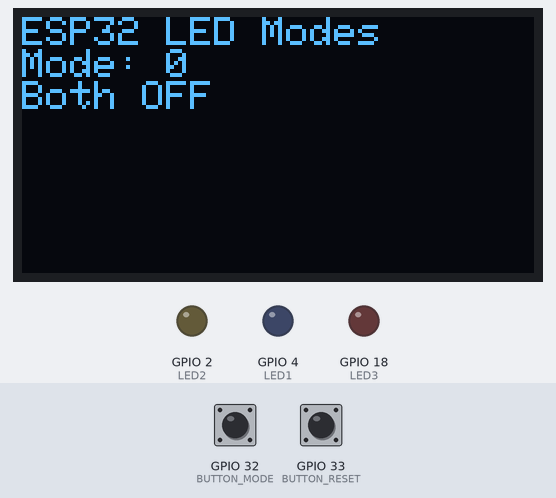
A program run on a simulated ESP32. On the bench: 128×64 one-colour display, output pins drawn as LEDs (lit = HIGH). Dashed ring = blinking. Inputs (shaded band) come from the test bench; at power-on: GPIO 32 (BUTTON_MODE) HIGH, GPIO 33 (BUTTON_RESET) HIGH. What the program prints to the serial monitor is not drawn.

Above: at 1.2 s.
1.3 s: GPIO 32 (BUTTON_MODE) pulled LOW for 0.15 s
At 1.93 s:
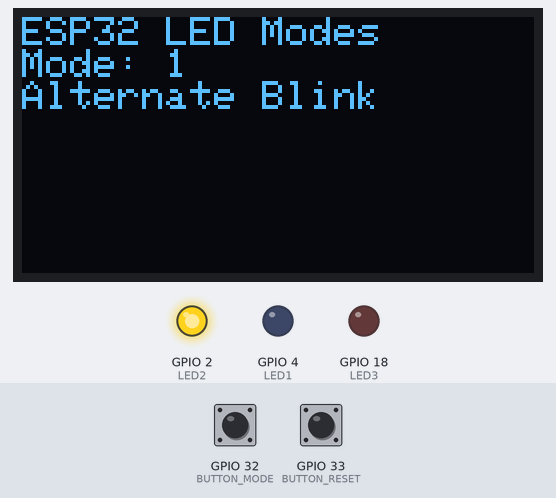
2.0 s: GPIO 33 (BUTTON_RESET) pulled LOW for 0.15 s
At 2.8 s:
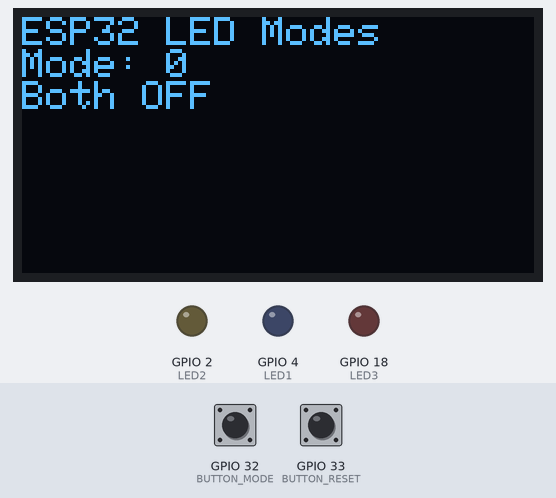
3.6 s: GPIO 32 (BUTTON_MODE) pulled LOW for 1 s
At 3.82 s:
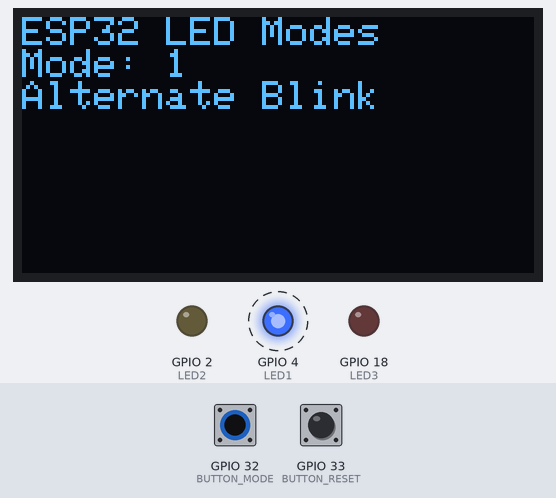
5.2 s: GPIO 33 (BUTTON_RESET) pulled LOW for 1 s
At 6.3 s:
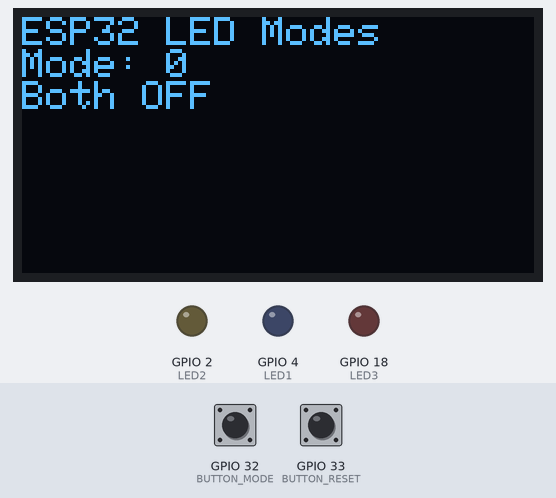
Timing chart, 0 to 8.2 s (numbered marks = the images above; inputs shaded):
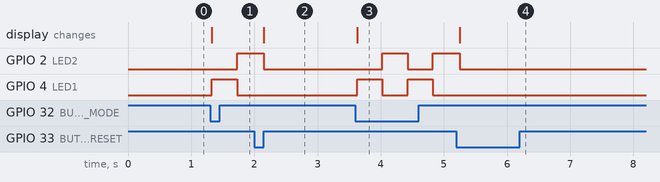

The program:

main.cpp
```cpp
/*
Assignment 1 - Task A
Name: Ayesha Khalid
Reg no: 23-NTU-CS-1248

Description:
Button 1 cycles through 4 LED modes:
  0: Both OFF
  1: Alternate Blink
  2: Both ON
  3: PWM Fade (LED3 only)
Button 2 resets LEDs to OFF
OLED displays current mode/state
*/

#include <Arduino.h>
#include <Wire.h>
#include <Adafruit_GFX.h>
#include <Adafruit_SSD1306.h>

//pin setup
#define LED1 4
#define LED2 2
#define LED3 18     // PWM fade LED
#define BUTTON_MODE 32
#define BUTTON_RESET 33
#define OLED_SDA 21
#define OLED_SCL 22

//OLED setup
#define SCREEN_WIDTH 128
#define SCREEN_HEIGHT 64
#define OLED_ADDR 0x3C
Adafruit_SSD1306 display(SCREEN_WIDTH, SCREEN_HEIGHT, &Wire, -1);

//PWM setup
#define FREQ 5000
#define RESOLUTION 8
#define PWM_CH 0   // for LED3 (fade)

//variables
int mode = 0;   // current LED mode (0–3)
bool lastButton1 = HIGH;
bool lastButton2 = HIGH;
unsigned long lastDebounce = 200;

void showMode(int m) {
  display.clearDisplay();
  display.setTextSize(1);
  display.setCursor(0, 0);
  display.println("ESP32 LED Modes");
  display.print("Mode: ");
  display.println(m);
  switch (m) {
    case 0: display.println("Both OFF"); break;
    case 1: display.println("Alternate Blink"); break;
    case 2: display.println("Both ON"); break;
    case 3: display.println("PWM Fade (LED3)"); break;
  }
  display.display();
}

//setup
void setup() {
  Serial.begin(115200);
  Wire.begin(OLED_SDA, OLED_SCL);
  display.begin(SSD1306_SWITCHCAPVCC, OLED_ADDR);
  display.clearDisplay();

  pinMode(LED1, OUTPUT);
  pinMode(LED2, OUTPUT);
  pinMode(BUTTON_MODE, INPUT_PULLUP);
  pinMode(BUTTON_RESET, INPUT_PULLUP);

  // setup PWM for LED3 fade
  ledcSetup(PWM_CH, FREQ, RESOLUTION);
  ledcAttachPin(LED3, PWM_CH);

  showMode(mode);
  Serial.println("Task A Ready...");
}

//loop
void loop() {
  bool b1 = digitalRead(BUTTON_MODE);
  bool b2 = digitalRead(BUTTON_RESET);

  //button 1(for next Mode)
  if (b1 == LOW && lastButton1 == HIGH && millis() - lastDebounce > 250) {
    mode = (mode + 1) % 4;
    showMode(mode);
    lastDebounce = millis();
  }

  //button 2(reset to OFF)
  if (b2 == LOW && lastButton2 == HIGH && millis() - lastDebounce > 250) {
    mode = 0;
    showMode(mode);
    lastDebounce = millis();
  }

  lastButton1 = b1;
  lastButton2 = b2;

  //LED behavior according to Mode
  switch (mode) {
    case 0: //both OFF
      digitalWrite(LED1, LOW);
      digitalWrite(LED2, LOW);
      ledcWrite(PWM_CH, 0);
      break;

    case 1: // Alternate blink
      ledcWrite(PWM_CH, 0);          //to make sure that fade LED is off
      digitalWrite(LED1, HIGH);
      digitalWrite(LED2, LOW);
      delay(400);
      digitalWrite(LED1, LOW);
      digitalWrite(LED2, HIGH);
      delay(400);
      break;

    case 2: //both ON (only LED1 and LED2)
      digitalWrite(LED1, HIGH);
      digitalWrite(LED2, HIGH);
      ledcWrite(PWM_CH, 0); //ensure LED3 off
      break;

    case 3: // PWM fade (only LED3)
      digitalWrite(LED1, LOW);
      digitalWrite(LED2, LOW); //turn off other LEDs
      for (int d = 0; d <= 255; d++) {
        ledcWrite(PWM_CH, d);
        delay(5);
      }
      for (int d = 255; d >= 0; d--) {
        ledcWrite(PWM_CH, d);
        delay(5);
      }
      break;
  }
}
```

Measured:
- after the input at 1.3 s, GPIO 2 (LED2): LOW → HIGH after 0.43 s; GPIO 4 (LED1): LOW → HIGH at once, → LOW 0.40 s later; the display: changes at once (image 1)
- after the input at 2.0 s, GPIO 2 (LED2): goes on until 2.2 s, then stays LOW; GPIO 4 (LED1): stops changing and stays LOW; the display: changes after 0.15 s (image 2)
- after the input at 3.6 s, GPIO 2 (LED2): LOW → HIGH after 0.43 s, → LOW 0.40 s later, → HIGH 0.40 s later; GPIO 4 (LED1): alternates HIGH for 0.40 s and LOW for 0.40 s, starting at once; the display: changes at once (image 3)
- after the input at 5.2 s, GPIO 2 (LED2): goes on until 5.3 s, then stays LOW; GPIO 4 (LED1): stops changing and stays LOW; the display: changes after 0.05 s (image 4)
